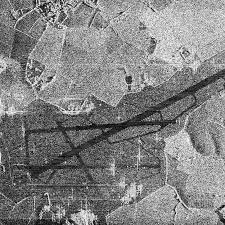
#> input picture Practice_3/sar_3.jpg, 225 x 225 px
$ jupyter execute --allow-errors lab3.ipynb
#> lines starting #> are read from the running program, lines starting #| are printed output that depends on the picture; after the words box and inside, x2 and y2 are one past the last pixel; in counts of white or black regions, pixels touching at a corner belong together
[cell 1]
import copy
import math
import cv2
import numpy as np
import matplotlib.pyplot as plt

[cell 2]
# Загрузка изображения
image = cv2.imread("sar_3.jpg")
#> image is the input picture: shape (225, 225, 3); min 0, max 255, mean 130.6
image_gray = cv2.cvtColor(image, cv2.COLOR_BGR2GRAY)

[cell 3]
# Поиск наиболее протяженного участка
# сглаживание шума фильтром Гаусса
image_blur = cv2.GaussianBlur(image_gray, (9, 9), 0)
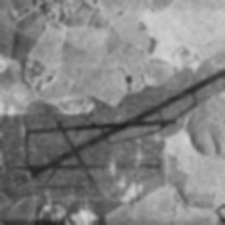
#> image_blur: shape (225, 225); min 32, max 212, mean 130.6

# выделение границ
canny = cv2.Canny(image_blur, 50, 150)
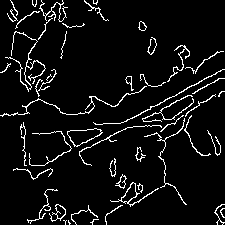
#> canny: shape (225, 225); 6.4% white in thin lines or dots
plt.imshow(canny, cmap="gray")
plt.title("Canny")

# получение линий с изображения
lines = cv2.HoughLinesP(canny, 1, np.pi / 180, 50, minLineLength=100, maxLineGap=20)
#> lines = [[79, 153, 220, 78], [29, 172, 223, 69], [108, 104, 223, 51]]
print("lines count =", len(lines))
#| lines count = 3

# выбор самой выраженной линии
max_len = 0
#> (the rest of this cell did not finish here and is left out)

[cell 4]
# Отрисовка найденной дороги
image_line = copy.deepcopy(image)
#> (the rest of this cell did not finish here and is left out)

[cell 5]
# 2) исследование алгоритмов бинаризации и выделение дорог

# медианный фильтр для сглаживания шума
image_median = cv2.medianBlur(image_gray, 5)

# точечная бинаризация
_, manual = cv2.threshold(image_median, 80, 255, cv2.THRESH_BINARY_INV)
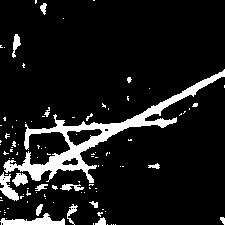
#> manual: shape (225, 225); 10.2% white; 104 white regions (87 under 20 px), largest, box (x1, y1, x2, y2) and area: (3, 69, 225, 183) 3368, (0, 213, 65, 225) 383, (0, 172, 19, 201) 254

# бинаризация Отсу
otsu_T, otsu = cv2.threshold(image_median, 0, 255, cv2.THRESH_BINARY_INV + cv2.THRESH_OTSU)
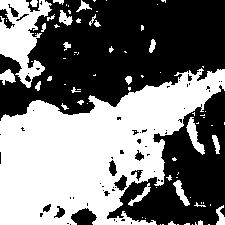
#> otsu: shape (225, 225); 46.8% white; 83 white regions (57 under 20 px), largest, box (x1, y1, x2, y2) and area: (0, 68, 225, 225) 19520, (0, 0, 52, 88) 2325, (186, 117, 205, 155) 276
#> otsu_T = 128

# адаптивная бинаризация
adaptive = cv2.adaptiveThreshold(image_median, 255, cv2.ADAPTIVE_THRESH_GAUSSIAN_C, cv2.THRESH_BINARY_INV, 71, 21)
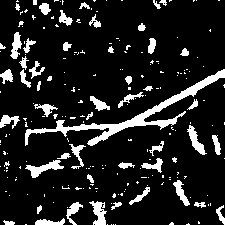
#> adaptive: shape (225, 225); 12.9% white; 215 white regions (165 under 20 px), largest, box (x1, y1, x2, y2) and area: (25, 69, 225, 146) 1759, (25, 160, 64, 178) 274, (89, 201, 107, 225) 240

# Сравнение методов
bin_names = ["Оригинал", "Точечная", "Отсу", "Адаптивная"]
bin_images = [image_gray, manual, otsu, adaptive]

_, axes = plt.subplots(1, 4, figsize=(18, 5))
for i in range(len(bin_names)):
    axes[i].imshow(bin_images[i], cmap="gray")
    axes[i].set_title(bin_names[i])
    axes[i].axis("off")
